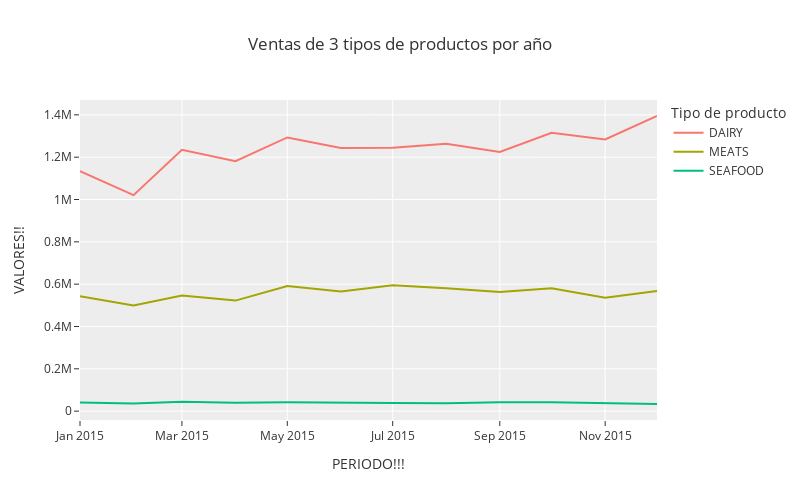

Write notebook code for a chart like this one.
### Markdown cell above
https://plotly.com/python/templates/

### Code cell
fig = px.line(
    df,
    width=800,# medida en px
    height=500,
    template='ggplot2', # styles por temas
    title='Ventas de 3 tipos de productos por año',
    labels={ # funciona con los title que ya tiene como llave
        'fecha':'Periodo',
        'value':'Ventas por año en millones de $',
        'variable':'Tipo de producto'
    }
)

# otra forma mas intuitiva
fig.update_layout(
    xaxis_title="PERIODO!!!",
    yaxis_title="VALORES!!",
)

fig.show()

### Figure 1 — Plotly figure (JSON) as saved in the notebook; plotly's stock layout.template omitted (floating-point values rounded to 4 significant figures)
{"data": [{"hovertemplate": "Tipo de producto=DAIRY<br>Periodo=%{x}<br>Ventas por año en millones de $=%{y}<extra></extra>", "legendgroup": "DAIRY", "line": {"color": "#F8766D", "dash": "solid"}, "marker": {"symbol": "circle"}, "mode": "lines", "name": "DAIRY", "orientation": "v", "showlegend": true, "type": "scatter", "x": ["2015-01", "2015-02", "2015-03", "2015-04", "2015-05", "2015-06", "2015-07", "2015-08", "2015-09", "2015-10", "2015-11", "2015-12"], "xaxis": "x", "y": [1134521, 1020747, 1234851, 1181180, 1293308, 1243588, 1244815, 1263428, 1224619, 1314827, 1283672, 1394582], "yaxis": "y"}, {"hovertemplate": "Tipo de producto=MEATS<br>Periodo=%{x}<br>Ventas por año en millones de $=%{y}<extra></extra>", "legendgroup": "MEATS", "line": {"color": "#A3A500", "dash": "solid"}, "marker": {"symbol": "circle"}, "mode": "lines", "name": "MEATS", "orientation": "v", "showlegend": true, "type": "scatter", "x": ["2015-01", "2015-02", "2015-03", "2015-04", "2015-05", "2015-06", "2015-07", "2015-08", "2015-09", "2015-10", "2015-11", "2015-12"], "xaxis": "x", "y": [543100.0, 498700.0, 546500.0, 522300.0, 591700.0, 565000.0, 594900.0, 581200.0, 562700.0, 580800.0, 535900.0, 567400.0], "yaxis": "y"}, {"hovertemplate": "Tipo de producto=SEAFOOD<br>Periodo=%{x}<br>Ventas por año en millones de $=%{y}<extra></extra>", "legendgroup": "SEAFOOD", "line": {"color": "#00BF7D", "dash": "solid"}, "marker": {"symbol": "circle"}, "mode": "lines", "name": "SEAFOOD", "orientation": "v", "showlegend": true, "type": "scatter", "x": ["2015-01", "2015-02", "2015-03", "2015-04", "2015-05", "2015-06", "2015-07", "2015-08", "2015-09", "2015-10", "2015-11", "2015-12"], "xaxis": "x", "y": [40470.0, 36070.0, 43810.0, 39980.0, 42510.0, 38780.0, 38540.0, 37770.0, 41910.0, 41420.0, 38820.0, 33730.0], "yaxis": "y"}], "layout": {"height": 500, "legend": {"title": {"text": "Tipo de producto"}, "tracegroupgap": 0}, "title": {"text": "Ventas de 3 tipos de productos por año"}, "width": 800, "xaxis": {"anchor": "y", "domain": [0, 1], "title": {"text": "PERIODO!!!"}}, "yaxis": {"anchor": "x", "domain": [0, 1], "title": {"text": "VALORES!!"}}}}
